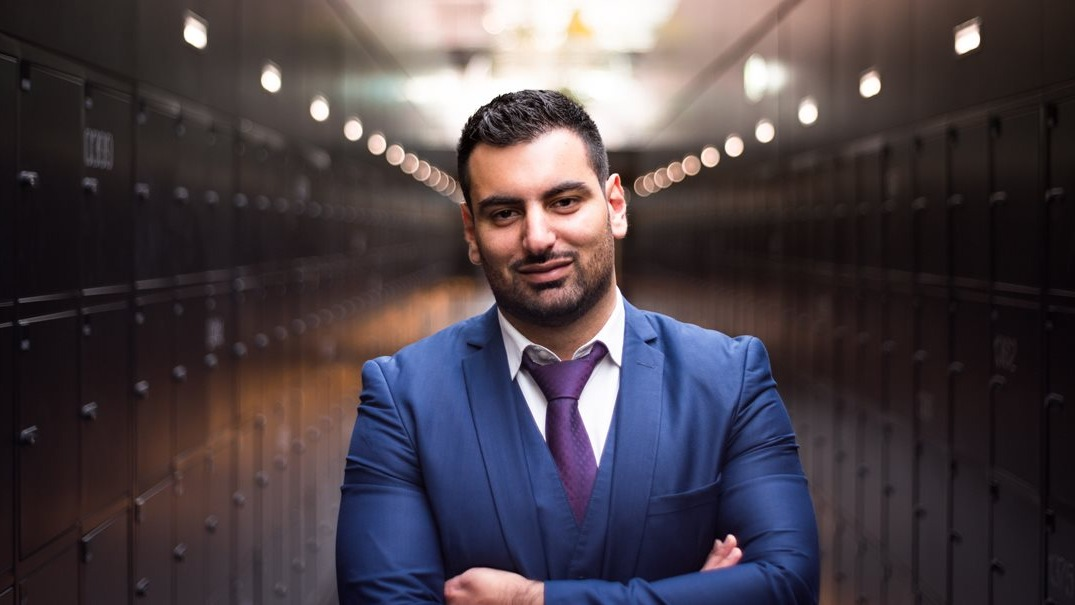
#> input picture vsl-edit/B-roll assets/Raw assets/Raw personal pics/amine-edbridg_founder-portrait_16x9-centered.jpg, 1075 x 605 px
$ python -i face_frame.py   (imports and definitions only)
#> lines starting #> are read from the running program, lines starting #| are printed output that depends on the picture
#> further down, picture is the input picture: shape (605, 1075, 3); mean B, G, R 70.6, 64.2, 73.5
"""
Per-ad face framing: measure WHERE the face sits on each camera, then tell Remotion how to frame it.

The camera never moves during a shoot, so the face position per camera is a constant for the whole
tape. Founder complaints this answers: "face not centred after the switch", "why did you zoom that
much", both of which come from the comp using a fixed `scale(ZOOM)` about the canvas centre with no
per-ad offset.

    venv/bin/python pipeline/face_frame.py --front front.mp4 [--side side.mp4] --work work_x \
        --face-box X,Y,W,H [--side-face-box X,Y,W,H]     # face box in PIXELS on the rotated/transposed frame
        [--side-vf transpose=1]   # C0011 side tape is landscape; the installed side*.mp4 already is portrait
        [--front-vf ...]          # ffmpeg autorotates rotation-tagged sources by itself
        [--samples 9]             # only used when OpenCV is installed (auto-detect, median over samples)

Manual workflow (no OpenCV): run once WITHOUT --face-box — it extracts work_x/front_frame.png and
side_frame.png and exits 1. Read the face box off each (forehead-to-chin, ear-to-ear, pixels) and
re-run with --face-box / --side-face-box. Detection is only a convenience when cv2 happens to exist.

Writes:
  work_x/front_frame.png, side_frame.png   one mid-tape frame per camera (rotated/transposed as given)
  work_x/face.json                          all numbers + paste-ready CSS per camera
  work_x/face_check.png                     the frames with the box drawn — LOOK at it before trusting the numbers

Framing math (1080x1920 canvas, `objectFit: 'cover'`, then `transform: scale(Z)`):
  * objectPosition only moves the picture inside the cover overflow. A 9:16 source on a 9:16 canvas has
    NO overflow, so objectPosition is a no-op there (both F10 tapes are 1080x1920 after rotate/transpose).
  * What always works: scale about the EYE LINE and translate it to target —
        transformOrigin: '<fx>px <eyes_y>px'
        transform: `translate(<dx>px, <dy>px) scale(${ZOOM})`
    the eye point stays put under any scale (constant, ramp or punch), the translate parks it at
    x=540, y=40% of the canvas height. Both strings are ZOOM-independent.
  * ZOOM_MAX = 0.32 / (face height as a fraction of the canvas after cover) — face never taller than ~32%.
  * ZOOM_MIN = smallest scale that still fills the canvas after the translate (no black edge).
    ZOOM_MIN > ZOOM_MAX means the face is too far off-centre to fix without over-zooming: pick a side.
"""
import os, sys, json, argparse, subprocess
import numpy as np

try:
    import cv2
except ImportError:
    cv2 = None

FF = "ffmpeg"
CANVAS_W, CANVAS_H = 1080, 1920
EYES_TARGET = 0.40          # eyes at 40% from the top of the canvas
FACE_MAX = 0.32             # face box never taller than this fraction of the canvas
EYES_IN_BOX = 0.35          # a forehead->chin box: eyes sit ~35% down from its top
OFFCENTRE_PCT = 8.0         # |cx - 50| beyond this = OFF-CENTRE (switch_stills.py uses the same)
OVERZOOM_PCT = 35.0         # face height above this % of the frame = OVER-ZOOM


# ---------------------------------------------------------------- ffmpeg helpers (no cv2 needed)
# [21 lines left out: functions duration_of, png_size, grab_frame, not called in this run]


def dt_escape(s):
    """drawtext text= value: ':' and ',' end the option otherwise."""
    return s.replace("\\", "\\\\").replace(":", "\\:").replace(",", "\\,").replace("'", "")


# [21 lines left out: function draw_check, not called in this run]


# ---------------------------------------------------------------- detection (optional)
_CASCADES = None


def _cascades():
    global _CASCADES
    if _CASCADES is None:
        d = cv2.data.haarcascades
        _CASCADES = [
            ("frontal", cv2.CascadeClassifier(os.path.join(d, "haarcascade_frontalface_default.xml"))),
            ("frontal_alt2", cv2.CascadeClassifier(os.path.join(d, "haarcascade_frontalface_alt2.xml"))),
            ("profile", cv2.CascadeClassifier(os.path.join(d, "haarcascade_profileface.xml"))),
        ]
    return _CASCADES


def detect_largest_face(img):
    """(x, y, w, h, detector_name) of the largest face in a BGR image, or None. Needs cv2."""
    gray = cv2.equalizeHist(cv2.cvtColor(img, cv2.COLOR_BGR2GRAY))
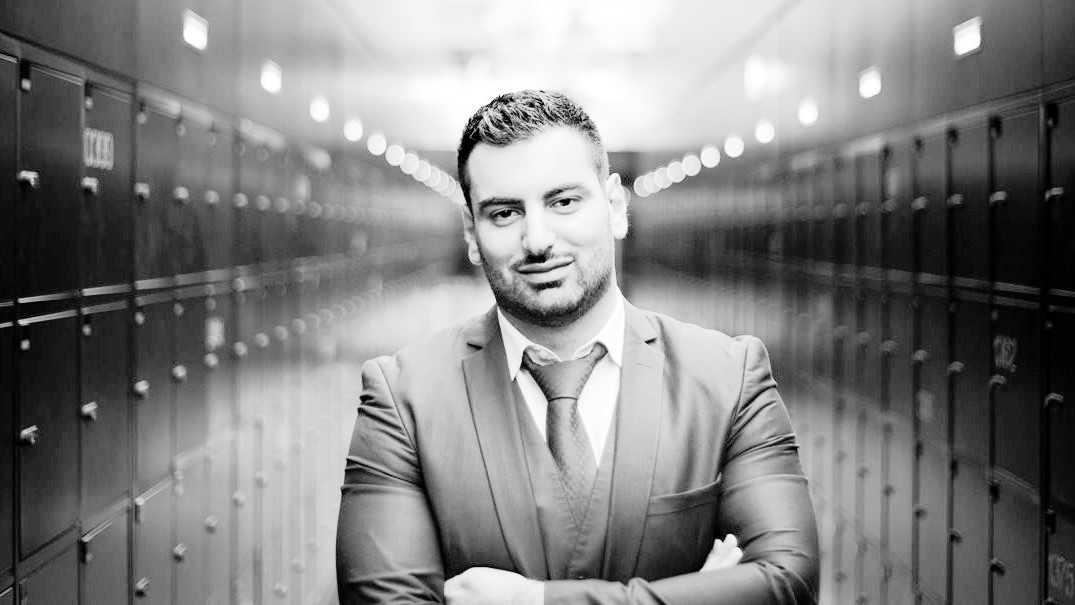
#> gray: shape (605, 1075); min 0, max 255, mean 128.6
    h, w = gray.shape
#> h = 605; w = 1075
    min_side = max(24, int(0.06 * h))
#> min_side = 36
    best = None
    for name, cas in _cascades():
        for flipped in (False, True):
            if flipped and name != "profile":
                continue
            g = cv2.flip(gray, 1) if flipped else gray
            faces = cas.detectMultiScale(g, scaleFactor=1.08, minNeighbors=6, minSize=(min_side, min_side))
            if len(faces) == 0:
                continue
            x, y, fw, fh = max(faces, key=lambda f: f[2] * f[3])
            if flipped:
                x = w - x - fw
            cand = (int(x), int(y), int(fw), int(fh), name + ("_mirror" if flipped else ""))
            if best is None or cand[2] * cand[3] > best[2] * best[3]:
                best = cand
        if best is not None and name.startswith("frontal"):
            break
#> after the loop, best = (447, 136, 180, 180, 'frontal')
    return best


# ---------------------------------------------------------------- framing math (pure numpy)
# [161 lines left out: functions framing, measure, parse_box, main, not called in this run]


# [2 lines not run here, left out]

>>> import cv2
>>> picture = cv2.imread('../vsl-edit/B-roll assets/Raw assets/Raw personal pics/amine-edbridg_founder-portrait_16x9-centered.jpg')
>>> result = detect_largest_face(picture)
#> result = (447, 136, 180, 180, 'frontal')

$ run again, on vsl-edit/B-roll assets/Raw assets/Raw personal pics/freedom_cafe-working-laptop-rayan_paris_WATERMARK-crop.jpg
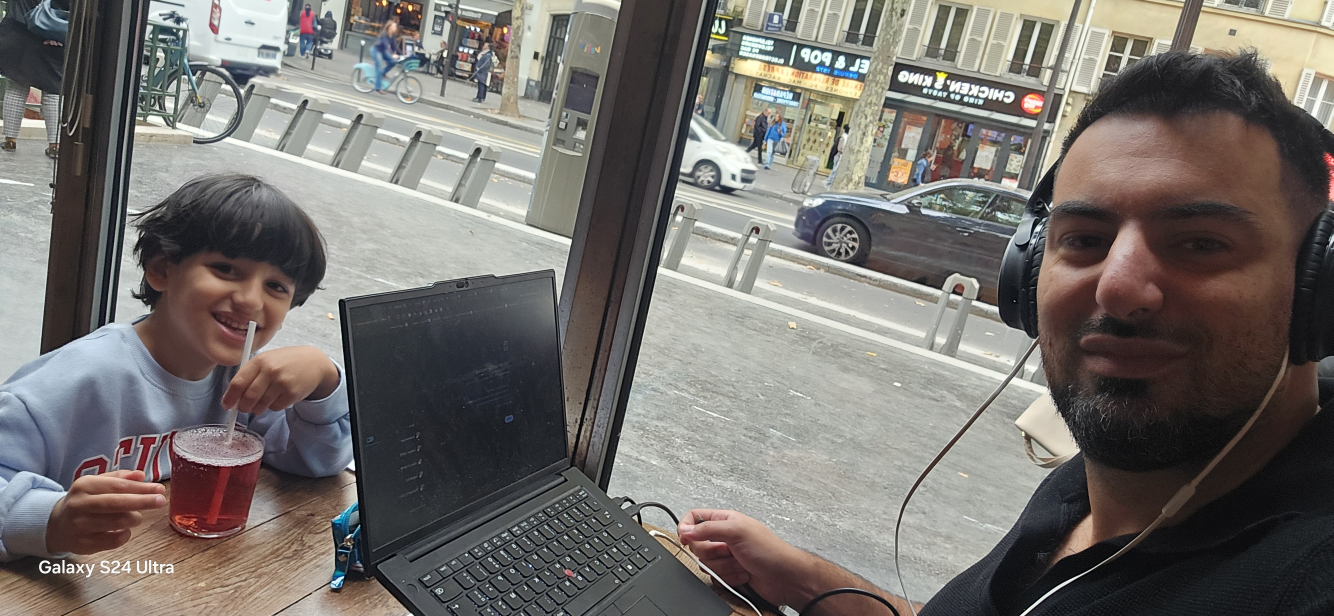
#> input picture vsl-edit/B-roll assets/Raw assets/Raw personal pics/freedom_cafe-working-laptop-rayan_paris_WATERMARK-crop.jpg, 4000 x 1848 px (shown at 1/3 size)
#> picture is the input picture: shape (1848, 4000, 3); mean B, G, R 109, 112.8, 116.8
#> in detect_largest_face, `gray = cv2.equalizeHist(cv2.cvtColor(img, cv2.COLOR_BGR2GRAY))`:
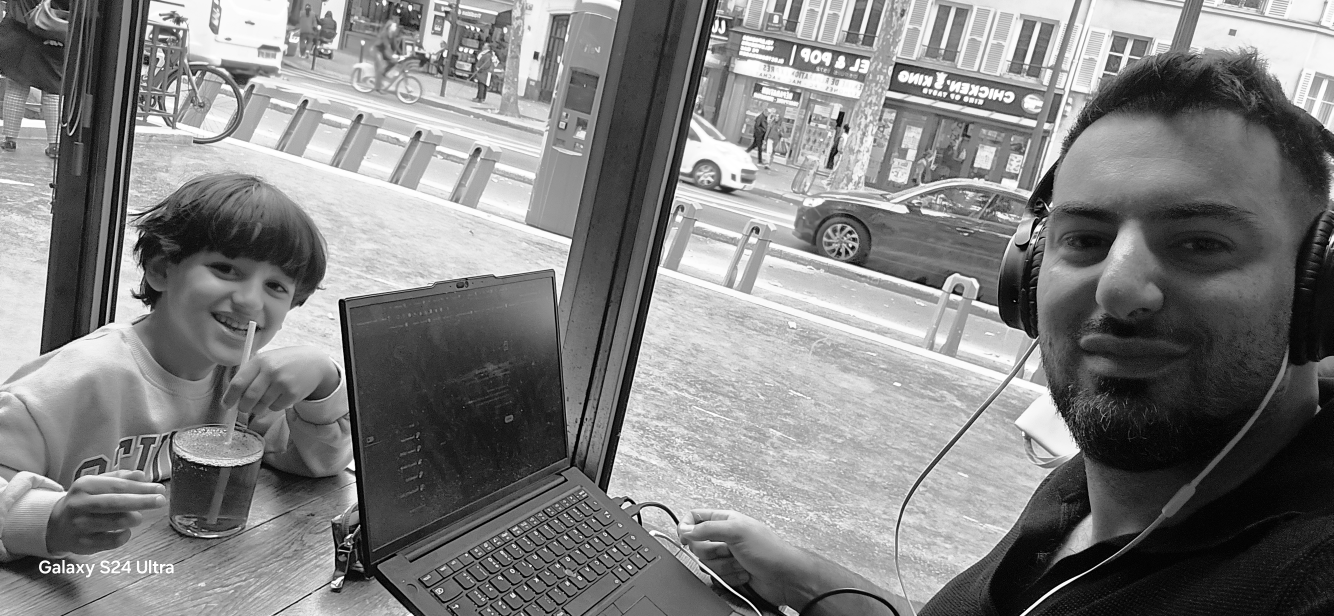
#> gray: shape (1848, 4000) (shown at 1/3 size); min 0, max 255, mean 128.1
#> after the loop in detect_largest_face, `for name, cas in _cascades():`: best = (2928, 338, 950, 950, 'frontal')

$ run again, on vsl-edit/B-roll assets/Raw assets/Raw personal pics/freedom_plane-with-rayan.jpg
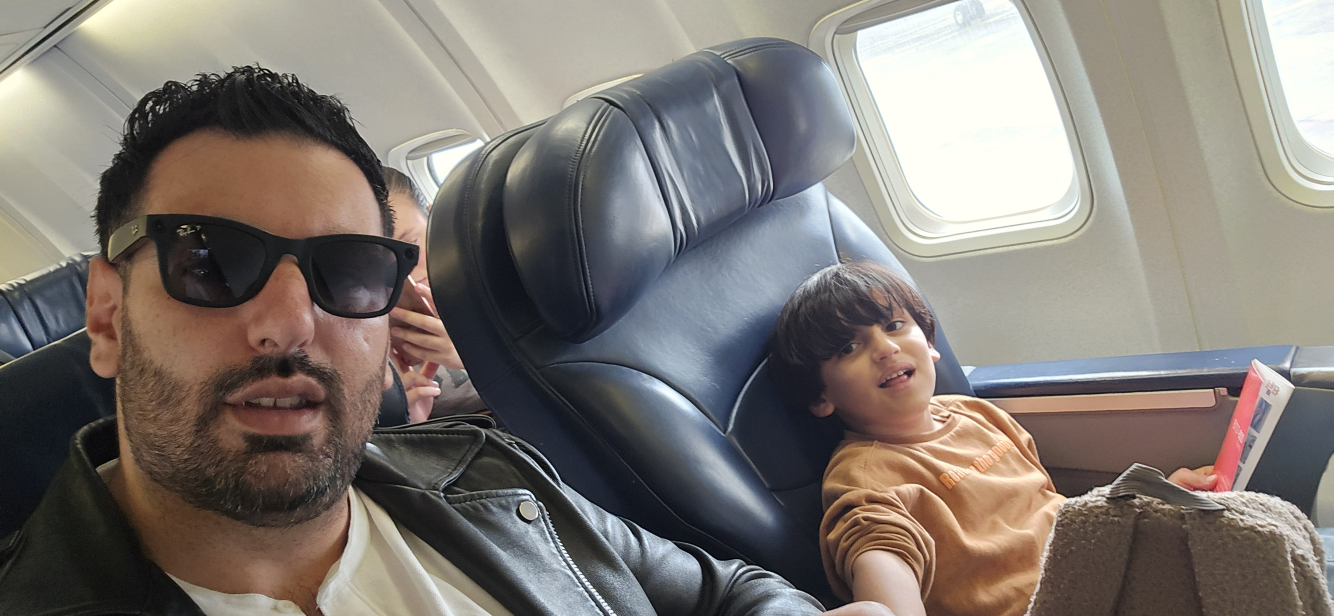
#> input picture vsl-edit/B-roll assets/Raw assets/Raw personal pics/freedom_plane-with-rayan.jpg, 4000 x 1848 px (shown at 1/3 size)
#> picture is the input picture: shape (1848, 4000, 3); mean B, G, R 115.1, 120.9, 127.6
#> in detect_largest_face, `gray = cv2.equalizeHist(cv2.cvtColor(img, cv2.COLOR_BGR2GRAY))`:
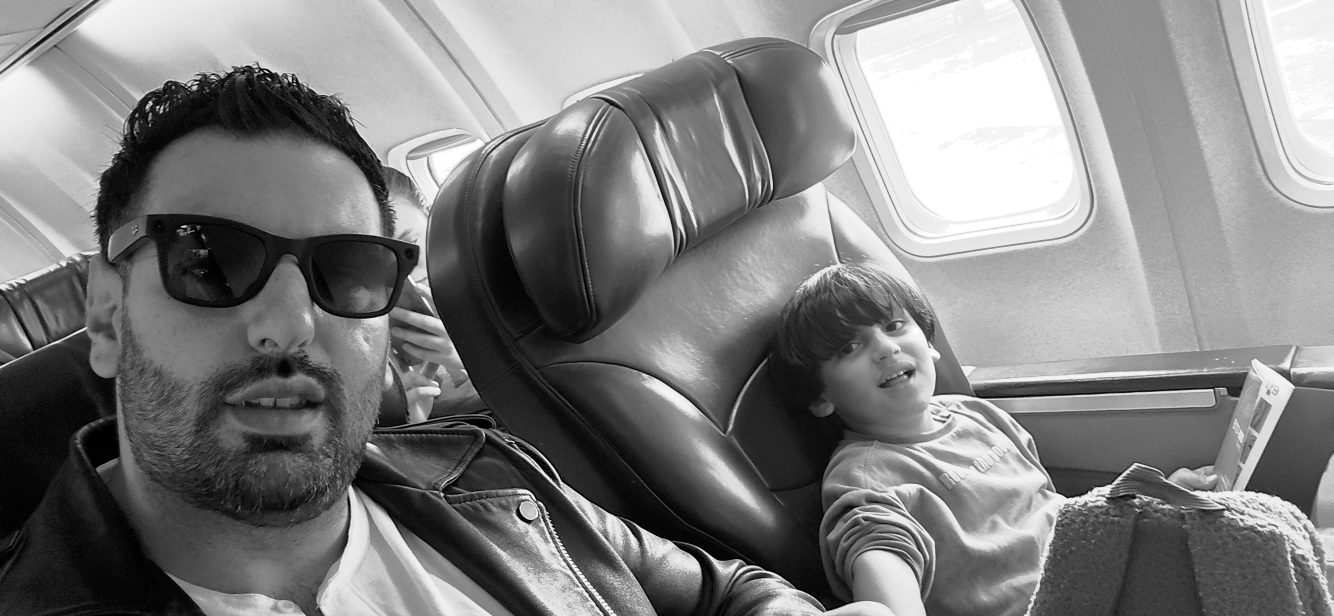
#> gray: shape (1848, 4000) (shown at 1/3 size); min 0, max 255, mean 128.3
#> after the loop in detect_largest_face, `for name, cas in _cascades():`: best = (210, 351, 1238, 1238, 'frontal')

$ run again, on vsl-edit/B-roll assets/Raw assets/Raw personal pics/freedom_rayan-pancakes_mountain-resort.jpg
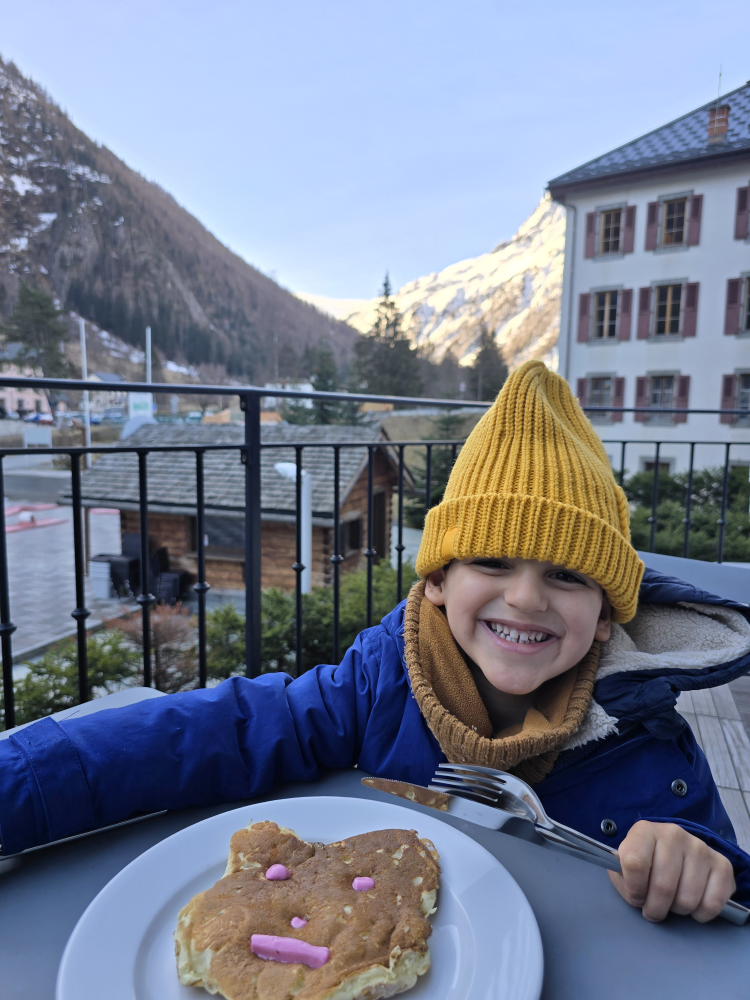
#> input picture vsl-edit/B-roll assets/Raw assets/Raw personal pics/freedom_rayan-pancakes_mountain-resort.jpg, 3000 x 4000 px (shown at 1/4 size)
#> picture is the input picture: shape (4000, 3000, 3); mean B, G, R 143.6, 125.2, 117.9
#> in detect_largest_face, `gray = cv2.equalizeHist(cv2.cvtColor(img, cv2.COLOR_BGR2GRAY))`:
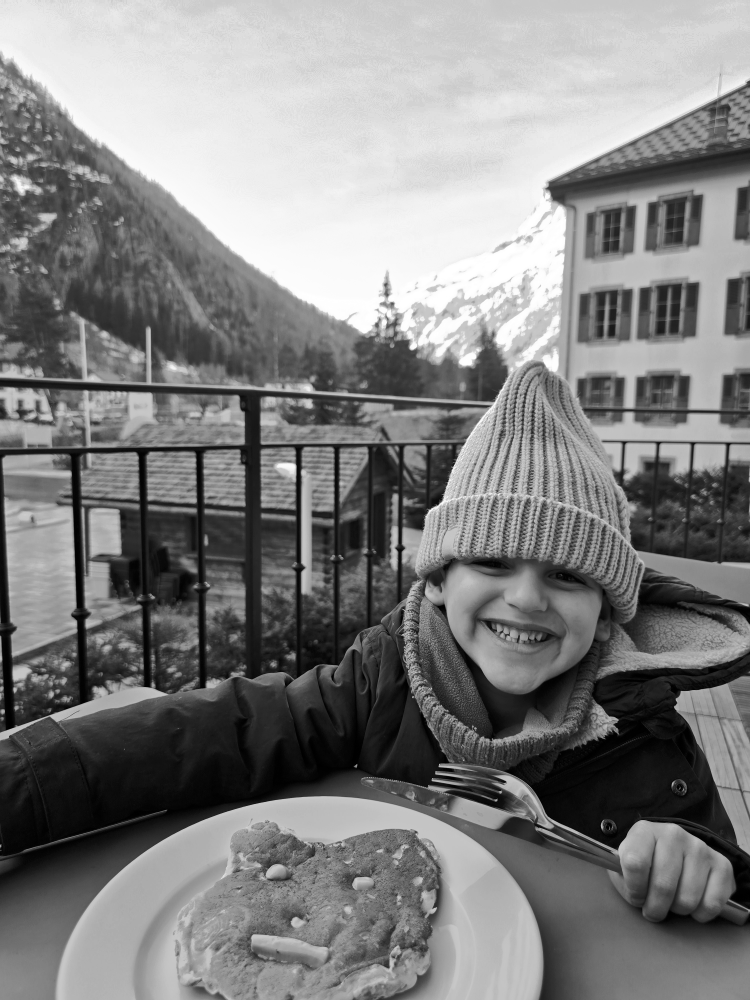
#> gray: shape (4000, 3000) (shown at 1/4 size); min 0, max 255, mean 128.3
#> after the loop in detect_largest_face, `for name, cas in _cascades():`: best = (1788, 2024, 671, 671, 'frontal')
